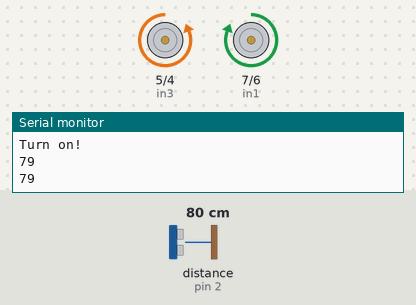
Bench run of a sketch on a simulated Arduino Uno, built with avr-gcc and run on an emulated ATmega328P. Parts: motor-driver pin pairs drawn as motors (green arrow = first pin HIGH = forward, orange = second pin HIGH = backward, longer = more drive), the last lines printed to the serial monitor. Wiring (inferred from the names in the program): ultrasonic range finder: trigger pin 3; echo pin 2. The test bench sets the inputs (shaded band); at power-on: distance to the obstacle (sensor on pin 2) 80 cm. The echo pulse lasts 58.3 µs per cm.

Above: at 1.2 s.
1.3 s: distance to the obstacle (sensor on pin 2) set to 33 cm
2.8 s: distance to the obstacle (sensor on pin 2) set to 28 cm
At 4.0 s:
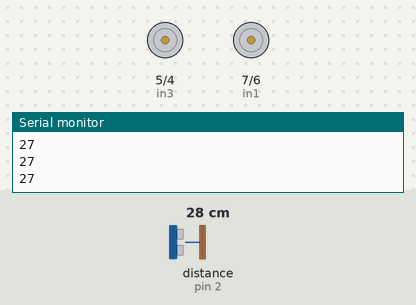
Timing chart, 0 to 5.8 s (numbered marks = the images above; inputs shaded):
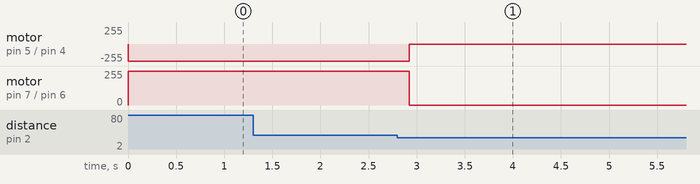

The sketch:

stop_at_obstacle.ino
```cpp
#define size 64

int trigPin = 3;    //Trig - green Jumper
int echoPin = 2;    //Echo - yellow Jumper
int duration, cm, inches;
int distance = -1;
int vetor[size];
bool moving = false;
//motor A
int enA = 10;
int in1 = 7;
int in2 = 6;

//motor B
int enB = 9;
int in3 = 5;
int in4 = 4;

int i;

void setup() {
  // put your setup code here, to run once:
  pinMode(trigPin, OUTPUT);
  pinMode(echoPin, INPUT);
//  pinMode(enA, OUTPUT);
//  pinMode(enB, OUTPUT);
  pinMode(in1, OUTPUT);
  pinMode(in2, OUTPUT);
  pinMode(in3, OUTPUT);
  pinMode(in4, OUTPUT);
  setup_engines();
  Serial.begin (9600);
  i = 0;
}

long sensor(int i){

  digitalWrite(trigPin, LOW);
  delayMicroseconds(5);
  digitalWrite(trigPin, HIGH);
  delayMicroseconds(10);
  digitalWrite(trigPin, LOW);

  // Read the signal from the sensor: a HIGH pulse whose
  // duration is the time (in microseconds) from the sending
  // of the ping to the reception of its echo off of an object.
  duration = pulseIn(echoPin, HIGH);

  // convert the time into a distance
  cm = (duration/2) / 29.1;
//  delay(250);
  if (cm > 2000)
    cm = -1;
  vetor[i] = cm;
}

void setup_engines(){
  digitalWrite(in2, LOW);
  digitalWrite(in1, HIGH);
  digitalWrite(in3, LOW);
  digitalWrite(in4, HIGH);
}

void turn_on(){
  // liga motor A
  digitalWrite(enA, HIGH);
  // liga motor B
  digitalWrite(enB, HIGH);
}

void speed(int x){
  digitalWrite(enA, LOW);
  digitalWrite(enB, LOW);
  delay(x);
  digitalWrite(enA, HIGH);
  digitalWrite(enB, HIGH);
}

void stop(){
   // desliga motores
  digitalWrite(in2, LOW);
  digitalWrite(in1, LOW);
  digitalWrite(in3, LOW);
  digitalWrite(in4, LOW);
}

int estimate_distance(){
  int aux;
  for (int j = 0; j < size; j++){
    for (int k = j + 1; k < size; k++)
      if (vetor[j] > vetor[k]){
        aux=vetor[j];
        vetor[j]=vetor[k];
        vetor[k]=aux;
      }
  }
  return vetor[size/2];
}

void loop() {
  i++;
  i%= size;
  sensor(i);
  if (i == 0){
    distance = estimate_distance();
    Serial.println(distance);
  }
  if (distance > 0){
    if (distance < 30){
      if (moving == true){
        stop();
        Serial.println(" Stop!");
        moving = false;
      }
    }
    else{
      if (moving == false){
        turn_on();
        moving = true;
        Serial.println("Turn on!");
      }
    }
  }
}
```

Measured:
- the behaviour switches between 31 and 30 cm on distance to the obstacle (sensor on pin 2) (found by bisection; images 0 and 1)
- after the input at 2.8 s, motor on pin 5 (in3) / pin 4 (in4): backward 255/255 → stopped after 0.12 s; motor on pin 7 (in1) / pin 6 (in2): forward 255/255 → stopped after 0.12 s
